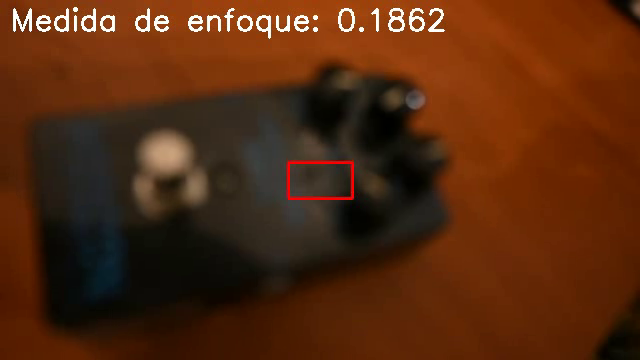
#> input picture frame 17 of TP2/Recursos/ROI_CENTER_10PCT.avi, 640 x 360 px, given in place of vtest.avi, which was not available
$ jupyter execute TP4_Vision_por_Computadora.ipynb   (text cells are left out)
#> lines starting #> are read from the running program, lines starting #| are printed output that depends on the picture; after the words box and inside, x2 and y2 are one past the last pixel; in counts of white or black regions, pixels touching at a corner belong together; pictures that were not available may be replaced by others from this repository, and a replacement may not be noted
[cell 1]
import cv2
import numpy as np

[cell 2]
# Parametros
N = 30  # Numero de frames para la estimación de la media
update_interval = 100  # Actualizamos el background cada 100 frames

def median_background_estimator(video_path, N, update_interval):
#> called with video_path = 'video/vtest.avi', N = 30, update_interval = 100
    cap = cv2.VideoCapture(video_path)
    frames = []
    fg_masks = []
    frame_count = 0

    while cap.isOpened():
        ret, frame = cap.read()
#> frame is the input picture: shape (360, 640, 3); mean B, G, R 15.2, 41.9, 85.6
        if not ret:
            break

        gray = cv2.cvtColor(frame, cv2.COLOR_BGR2GRAY)
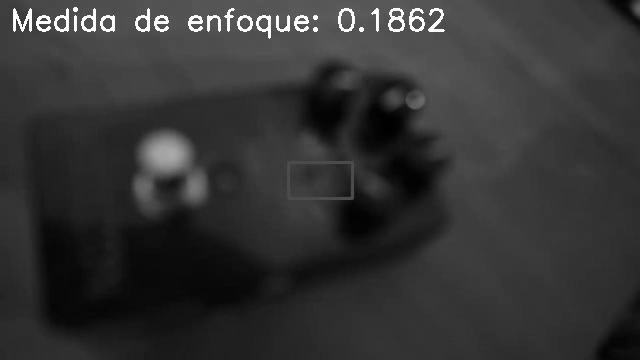
#> gray: shape (360, 640); min 0, max 255, mean 51.9
        frames.append(gray)
        frame_count += 1

        if len(frames) > N:
            frames.pop(0)

        if frame_count % update_interval == 0 or frame_count <= N:
            # Computamos la media del background
            background = np.median(np.array(frames), axis=0).astype(np.uint8)

        # Compuatamos la foreground mask
        fg_mask = cv2.absdiff(gray, background)
#> fg_mask: shape (360, 640); every value is 0
        _, fg_mask = cv2.threshold(fg_mask, 25, 255, cv2.THRESH_BINARY)
        fg_masks.append(fg_mask)

        # Aplicamos la máscara al frame
        fg_segmented = cv2.bitwise_and(frame, frame, mask=fg_mask)
#> fg_segmented: shape (360, 640, 3); every value is 0

        # Mostramos la salida segmentada con cv2.imshow
        cv2.imshow('Segmented Frame', fg_segmented)
        cv2.imshow('Foreground Mask', fg_mask)
        cv2.imshow('Original Frame', frame)

        if cv2.waitKey(30) & 0xFF == ord('q'):
#> (key q is pressed here)
            break

    cap.release()
    cv2.destroyAllWindows()

def gmm_background_subtractor(video_path):
#> called with video_path = 'video/vtest.avi'
    cap = cv2.VideoCapture(video_path)
    fgbg = cv2.createBackgroundSubtractorMOG2(history=500, varThreshold=16, detectShadows=True)

    while cap.isOpened():
        ret, frame = cap.read()
        if not ret:
            break

        fg_mask = fgbg.apply(frame)
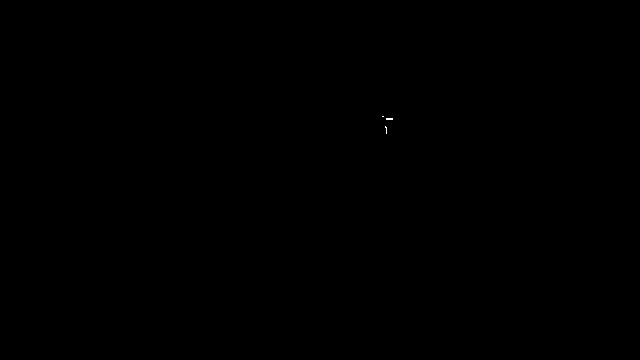
#> fg_mask: shape (360, 640); values 127 (black) and 255 (white), 0.01% white in thin lines or dots, all inside (x1, y1, x2, y2) = (382, 116, 393, 134)

        # Aplicamos la máscara al frame
        fg_segmented = cv2.bitwise_and(frame, frame, mask=fg_mask)

        # Mostramos la salida segmentada con cv2.imshow
        cv2.imshow('Segmented Frame', fg_segmented)
        cv2.imshow('Foreground Mask', fg_mask)
        cv2.imshow('Original Frame', frame)

        if cv2.waitKey(30) & 0xFF == ord('q'):
#> (key q is pressed here)
            break

    cap.release()
    cv2.destroyAllWindows()

$ run again, starting later in the video
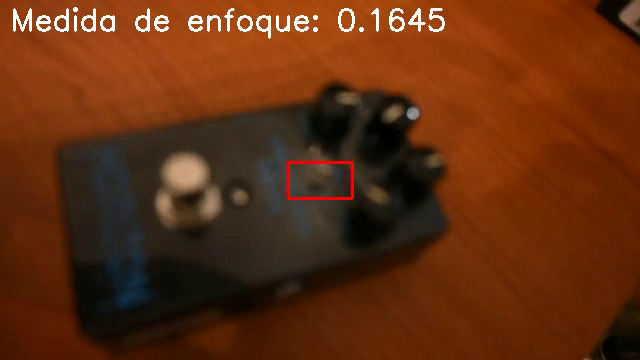
#> input picture frame 136 of TP2/Recursos/ROI_CENTER_10PCT.avi, 640 x 360 px, given in place of vtest.avi, which was not available
#> in median_background_estimator, frame is the input picture: shape (360, 640, 3); mean B, G, R 16.7, 46.7, 97.5
#> in median_background_estimator, `gray = cv2.cvtColor(frame, cv2.COLOR_BGR2GRAY)`:
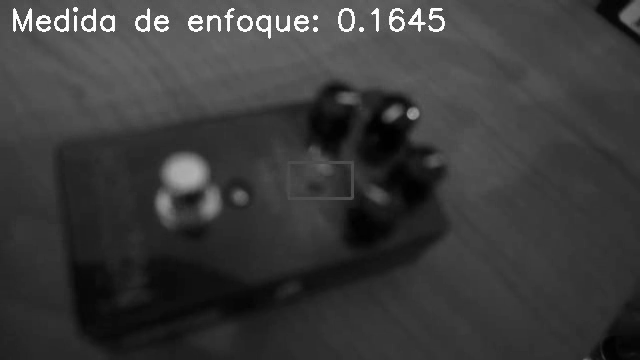
#> gray: shape (360, 640); min 0, max 255, mean 58.4
#> fg_segmented: shape (360, 640, 3); every value is 0
